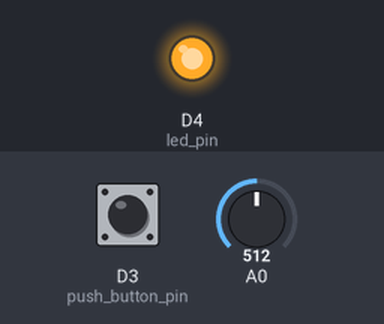
Bench run of a sketch on a simulated ESP8266 (NodeMCU). Parts: output pins drawn as LEDs (lit = HIGH). The inputs (shaded band) are chosen by the test bench; at power-on: D3 (push_button_pin) HIGH, A0 = 512. WiFi joins after 1.5 s; servers stay silent unless stated; random numbers use the default seed unless the sketch sets one; EEPROM starts erased.

Above: at 1.2 s.
1.3 s: D3 (push_button_pin) pulled LOW for 0.15 s
At 1.9 s:
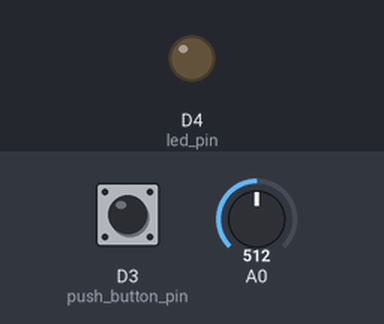
2.9 s: D3 (push_button_pin) pulled LOW for 1 s
At 4.4 s:
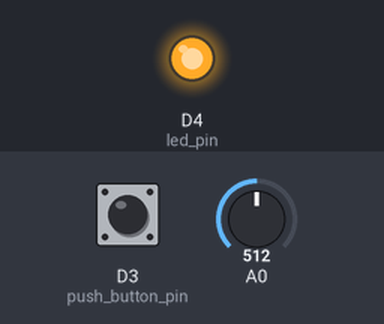
5.4 s: D3 (push_button_pin) pulled LOW for 3.2 s
At 9.1 s:
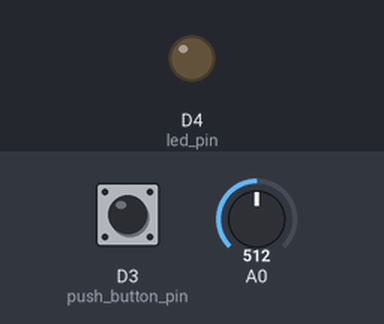
Timing chart, 0 to 10.6 s (numbered marks = the images above; inputs shaded):
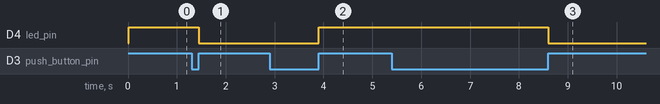

The sketch:

bpm_udp_data_request.ino
```cpp
#include "WiFiModuleEEPROM.h"
#include<WiFiUdp.h>
#include "vserial_io.h"
#include <Ticker.h>

WiFiUDP udp;
int thresh=560;
boolean rflg=false;
int bpm=0;
long *qu;
int qu_i=0;
int qu_s=10;

long sum_rr=0;

struct hb_data
{
  int amp;
  long mil;
}
;

hb_data arr[2];

Ticker chker;

void setup()
{
  chker.attach_ms(20,calculateBPM);
  qu=(long*)malloc(qu_s*sizeof(long));
  for(int i=0;i<qu_s;i++)
  {
    addInQueue(600);
  }
  initVSerial(128,115200);
  initProcess(true);
  udp.begin(4210);
}

void loop()
{
  processVSerial();
  int i=udp.parsePacket();
  if(i>0)
  {
    uint8_t arr[i];
    udp.read(arr, i);
    String tmp="";
    for(int j=0;j<i;j++)
    {
      tmp+=(char)(arr[j]);
    }
    cmd(tmp);
  }
  //amp=analogRead(A0);
  //bmp_value=String(amp);
  //Serial.println(bmp_value);
  confProcess();
}

void updateReadValue()
{
  bpm=random(65,72);
}

void cmd(String a)
{
  if(a.equals("D:BPM_VALUE"))
  {
    String amp_str=String(bpm);
    replyUdpPacket("D:BPM_VALUE:"+amp_str);
  }
  else if(a.indexOf("D:DIAL:")==0)
  {
    dial(a.substring(7));
  }
  else if(a.equals("D:ECHO:BPM"))
  {
    replyUdpPacket("D:ECHO:BPM");
  }
}

void replyUdpPacket(String a)
{
  udp.beginPacket(udp.remoteIP(), udp.remotePort());
  for(int i=0;i<a.length();i++)
  {
    udp.write((uint8_t)(a.charAt(i)));
  }
  udp.endPacket();
}

void checkFunction()
{
  sendVSer("AT");
}

void processVSerial()
{
  if(fetchVSerData())
  {
    String dec=decodeVSer();
  }
}

void dial(String ph)
{
  if(!ph.equals(""))
  {
    //hangPhone();
    sendVSer("ATD"+ph+";");
  }
}

void calculateBPM()
{
  int amp=analogRead(A0);
  if(rflg && amp<thresh)
  {
    long rr=arr[1].mil-arr[0].mil;
    if(rr>=500 && rr<=1300)
    {
      addInQueue(rr);
      int avg_rr=getAverageRR();
      bpm=60000/avg_rr;
      //Serial.println("BPM : "+String(bpm)+" ,RR : "+String(avg_rr));
    }
    arr[0].amp=arr[1].amp;
    arr[0].mil=arr[1].mil;
    arr[1].amp=0;
    arr[1].mil=0;
    rflg=false;
  }
  else if(!rflg && amp>=thresh)
  {
    if(amp>arr[1].amp)
    {
      arr[1].amp=amp;
      arr[1].mil=millis();
    }
    rflg=true;
  }
}

int getAverageRR()
{
  return (int)(sum_rr/qu_s);
}

void addInQueue(long a)
{
  sum_rr-=qu[qu_i];
  qu[qu_i]=a;
  sum_rr+=qu[qu_i];
  qu_i=(qu_i+1)%qu_s;
}
```

WiFiModuleEEPROM.h
```cpp
#include <EEPROM.h>
#include <ESP8266WiFi.h>
#include <ESP8266WebServer.h>

void initProcess(boolean);
void processHotspotFunction();
void toggleHotspot();
void ON();
void OFF();
void ON_AP();
void OFF_AP();
void confProcess();
void webServerProcess();
String getHtmlPage();
void initWebServer();
void erase();
void checkCode();
void checkActive();
void setCode();
char getCode();
void setActive(boolean);
boolean getActive();
void setWFID(String);
String loadWFID();
void setKey(String);
String loadKey();
void writeString(int,String);
String fetchString(int);

boolean stat_actv;
int conf=0;
int lst_msg=0;

String wssid_str;
String wkey_str;

int code,actv,base,wssid,wkey;

char symbol='K';

ESP8266WebServer ht_server(80);
int push_button_pin=D3;
int led_pin=LED_BUILTIN;
boolean led_flg;
boolean hflg=true;
boolean tflg=false;
String ssid_ap="K";
String key_ap="123456789";

String serial_data="";
boolean serial_flg=false;

void initProcess(boolean a)
{
  WiFi.mode(WIFI_AP_STA);
  code=0;
  actv=1;
  base=2;
  wssid=base;
  wkey=wssid+32+1;
  EEPROM.begin(150);
  checkCode();
  wssid_str=loadWFID();
  wkey_str=loadKey();
  checkActive();
  led_flg=a;
  if(led_flg)
  {
    pinMode(led_pin,OUTPUT);
  }
  pinMode(push_button_pin,INPUT_PULLUP);
  toggleHotspot();
  initWebServer();
}

void processHotspotFunction()
{
  boolean cflg=(digitalRead(push_button_pin)==LOW)&&(digitalRead(push_button_pin)==LOW);
  if(tflg==cflg)
  {
    return;
  }
  tflg=cflg;
  if(!tflg)
  {
   toggleHotspot();
   delay(1);
  }
}

void toggleHotspot()
{
  if(!hflg)
  {
    ON_AP();
    hflg=true;
  }
  else
  {
    OFF_AP();
    hflg=false;
  }
}

void ON()
{
  WiFi.begin(wssid_str,wkey_str);
  setActive(true);
}

void OFF()
{
  WiFi.disconnect();
  setActive(false);
}

void ON_AP()
{
  WiFi.softAP(ssid_ap,key_ap);
  if(led_flg)
  {
    digitalWrite(led_pin,LOW);
  }
}

void OFF_AP()
{
  WiFi.softAPdisconnect();
  if(led_flg)
  {
    digitalWrite(led_pin,HIGH);
  }
}

void confProcess()
{
  processHotspotFunction();
  webServerProcess();
}

void initWebServer()
{
  ht_server.on("/",[]()
  {
    if(ht_server.args())
    {
      if(conf==0)
      {
        if(ht_server.hasArg("conf")&&ht_server.arg("conf").equals("Configure"))
        {
          conf=1;
        }
      }
      else if(conf==1)
      {
        if(ht_server.hasArg("conf")&&ht_server.arg("conf").equals("Exit"))
        {
          conf=0;
        }
        else if(ht_server.hasArg("stat_actv")&&ht_server.arg("stat_actv").equals("Activate"))
        {
          ON();
        }
        else if(ht_server.hasArg("stat_actv")&&ht_server.arg("stat_actv").equals("Deactivate"))
        {
          OFF();
        }
        else if(ht_server.hasArg("Update")&&ht_server.arg("Update").equals("Update"))
        {
          if(ht_server.hasArg("wssid"))
          {
            setWFID(ht_server.arg("wssid"));
          }
          if(ht_server.hasArg("wkey"))
          {
            setKey(ht_server.arg("wkey"));
          }
        }
      }
    }
    ht_server.send(200,"text/html",getHtmlPage());
  });
  ht_server.begin();
}

String getHtmlPage()
{
  String conf_button=(conf==1)?"Exit":"Configure";
  String actv_button=(stat_actv)?"Deactivate":"Activate";
  String html;
  if(conf==1)
  {
    html="<!DOCTYPE html>\
    <html>\
    <body>\
    <h2><u>WiFi CONFIGURATION</u></h2>\
    <form action='/' method='post'>\
    <input type='submit' name='conf' value='"+conf_button+"'>\
    </form>\
    <br>\
    <form action='/' method='post'>\
    <input type='submit' name='stat_actv' value='"+actv_button+"'>\
    </form>\
    <br>\
    <br>\
    <form action='/' method='post'>\
    <label for='wssid'>WiFi SSID :</label>\
    <br>\
    <input type='text' id='wssid' name='wssid' value='"+wssid_str+"'>\
    <br>\
    <label for='wkey'>WiFi Key :<br>\
    (type 'NULL' if WiFi has no password)</label>\
    <br>\
    <input type='text' id='wkey' name='wkey' value='"+wkey_str+"'>\
    <br>\
    <br>\
    <input type='submit' name='Update' value='Update'>\
    </form>\
    </body>\
    </html>";
  }
  else
  {
    html="<!DOCTYPE html>\
    <html>\
    <body>\
    <h2><u>WiFi CONFIGURATION</u></h2>\
    <form action='/' method='post'>\
    <input type='submit' name='conf' value='"+conf_button+"'>\
    </form>\
    </body>\
    </html>";
  }
  return html;
}

void webServerProcess()
{
  ht_server.handleClient();
}

void erase()
{
  OFF();
  setWFID("xyz");
  setKey("123456789");
}

void checkCode()
{
  if(getCode()!=symbol)
  {
    setCode();
  }
}

void checkActive()
{
  stat_actv=getActive();
  if(stat_actv)
  {
    ON();
  }
  else
  {
    OFF();
  }
}


//#############################################################################################
//set get

//#############################################################################################
//code
void setCode()
{
  EEPROM.put(code,symbol);
  EEPROM.commit();
  erase();
}

char getCode()
{
  char ccd;
  EEPROM.get(code,ccd);
  return ccd;
}

//actv
void setActive(boolean a)
{
  stat_actv=a;
  char actv_c;
  if(a)
  {
    actv_c='1';
  }
  else
  {
    actv_c='0';
  }
  EEPROM.put(actv,actv_c);
  EEPROM.commit();
}

boolean getActive()
{
  char actv_c;
  EEPROM.get(actv,actv_c);
  return (actv_c=='1');
}

//wifi id password
void setWFID(String a)
{
  int dlen=a.length();
  if(dlen>0&&dlen<=32)
  {
    writeString(wssid,a);
    wssid_str=a;
  }
}

String loadWFID()
{
  return fetchString(wssid);
}

void setKey(String a)
{
  int dlen=a.length();
  if(dlen==4&&a.equals("NULL"))
  {
    writeString(wkey,a);
    wkey_str=a;
  }
  else if(dlen>=8&&dlen<=64)
  {
    writeString(wkey,a);
    wkey_str=a;
  }
}

String loadKey()
{
  String a=fetchString(wkey);
  if(a.equals("NULL"))
  {
    a="";
  }
  return a;
}

//#############################################################################################

void writeString(int a,String b)
{
  uint8_t alen=b.length();
  EEPROM.put(a,alen);
  for(int i=0;i<alen;i++)
  {
    char c=b.charAt(i);
    EEPROM.put(a+1+i,c);
  }
  EEPROM.commit();
}

String fetchString(int b)
{
  String tmp="";
  uint8_t alen;
  EEPROM.get(b,alen);
  for(int i=0;i<alen;i++)
  {
    char c;
    EEPROM.get(b+1+i,c);
    tmp+=c;
  }
  return tmp;
}
```

vserial_io.h
```cpp
#include <SoftwareSerial.h>

void initVSerial(uint16_t,int);
boolean fetchVSerData();
void resetVSerPointer();
void enterVSerByte(uint8_t);
String decodeVSer();
void sendVSer(String);

uint8_t *vser_q;
uint16_t rsv_q_max;
uint16_t vser_pnt=0;

boolean car_flg=false;

SoftwareSerial vserial(D1,D2);

void initVSerial(uint16_t r,int baud)
{
  rsv_q_max=r;
  vser_q=(uint8_t*)calloc(rsv_q_max,sizeof(uint8_t));
  vserial.begin(baud);
}

boolean fetchVSerData()
{
  while(vserial.available())
  {
    uint8_t d=vserial.read();
    if(d=='\n')
    {
      if(car_flg)
      {
        car_flg=false;
        return true;
      }
      else
      {
        resetVSerPointer();
        break;
      }
    }
    else if(d=='\r')
    {
      if(car_flg)
      {
        resetVSerPointer();
      }
      else
      {
        car_flg=true;
      }
      break;
    }
    else
    {
      enterVSerByte(d);
    }
  }
  return false;
}

void resetVSerPointer()
{
  vser_pnt=0;
  car_flg=false;
}

void enterVSerByte(uint8_t d)
{
  if(vser_pnt<rsv_q_max)
  {
    vser_q[vser_pnt++]=d;
  }
  else
  {
    resetVSerPointer();
  }
}

String decodeVSer()
{
  if(vser_pnt==0)
  {
    return "";
  }
  String tmp="";
  tmp.reserve(vser_pnt);
  for(int i=0;i<vser_pnt;i++)
  {
    tmp+=(char)(vser_q[i]);
  }
  resetVSerPointer();
  return tmp;
}

void sendVSer(String a)
{
  vserial.println(a);
}
```

Measured:
- after the input at 1.3 s, D4 (led_pin): HIGH → LOW after 0.15 s
- after the input at 2.9 s, D4 (led_pin): LOW → HIGH after 1.0 s
- after the input at 5.4 s, D4 (led_pin): HIGH → LOW after 3.2 s
